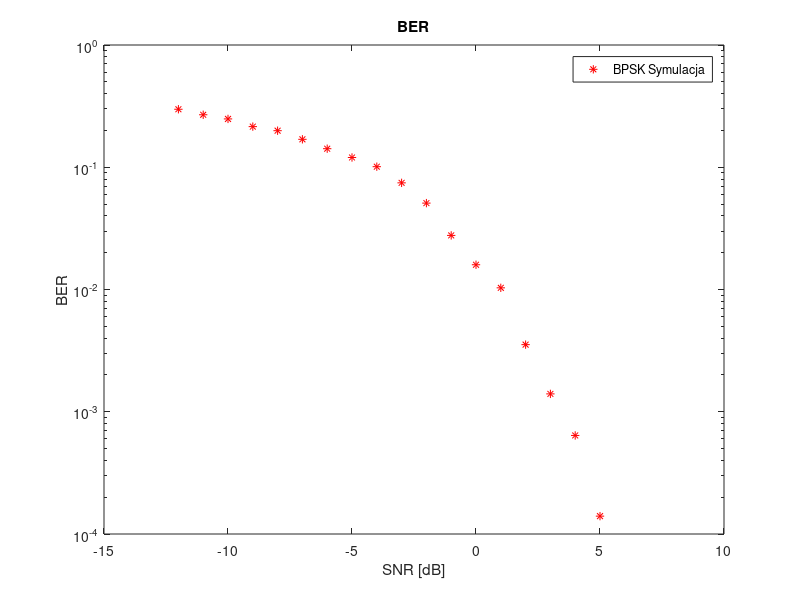

This chart was generated by the following MATLAB code:
function [  ] = BBER(  )

    figure();
    SNR = -12:6;
    EbN0=SNR(1):0.1:SNR(length(SNR));
    error = (1/2)*erfc(sqrt(10.^(EbN0/10)));
    sError  =  importdata('matlab.mat');
    semilogy(SNR,sError, '*r');
    % semilogy(SNR,sError,'*r',...
     %               EbN0 ,error,'green');
    title('BER')
    xlabel('SNR [dB]');
    ylabel('BER')
    legend('BPSK Symulacja')
    %legend('BPSK Symulacja','BPSK Teoria')
   
end

